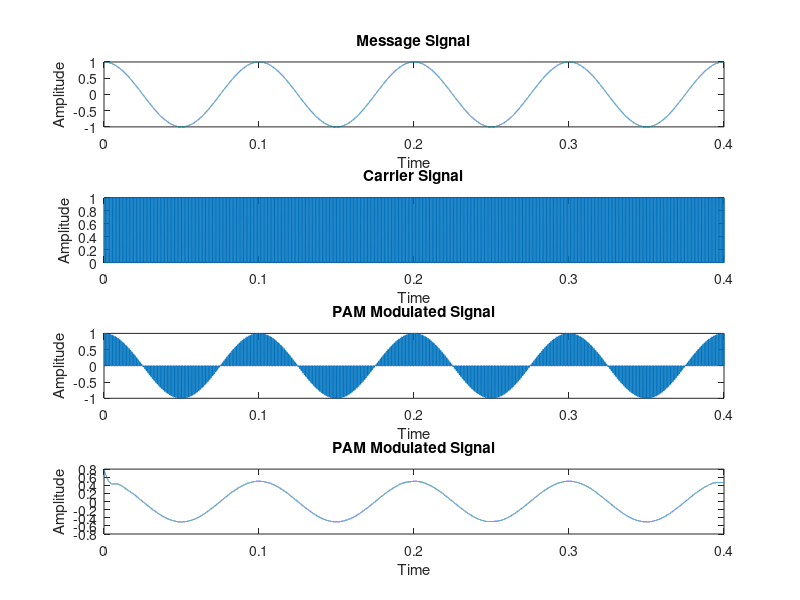

Recreate this plot in MATLAB.
%% PAM using Natural Sampling
fc = 1000;
fm  = 10;
fs = 100*fc;
t = 0:1/fs:4/fm;
Msg_sgl  = cos(2*pi*fm*t);
Carr_sgl = 0.5*square(2*pi*fc*t) + 0.5;
Mod_sgl  = Msg_sgl .* Carr_sgl;

tt = [];
for i = 1:length(Mod_sgl)
    if Mod_sgl(i) == 0
        tt = [tt, Mod_sgl(i)];
    else
        tt = [tt, Mod_sgl(i) + 2];
    end
end

figure;
subplot(4,1,1);
plot(t, Msg_sgl);
title('Message Signal');
xlabel('Time');
ylabel('Amplitude');

subplot(4,1,2);
plot(t, Carr_sgl);
title('Carrier Signal');
xlabel('Time');
ylabel('Amplitude');

subplot(4,1,3);
plot(t, Mod_sgl);
title('PAM Modulated Signal');
xlabel('Time');
ylabel('Amplitude')


[b, a] = butter(5, (fm*2)/(fc*10)); % 5th order Butterworth filter
recovered_signal = filtfilt(b, a, Mod_sgl);

subplot(4,1,4);
plot(t, recovered_signal);
title('PAM Modulated Signal');
xlabel('Time');
ylabel('Amplitude')
